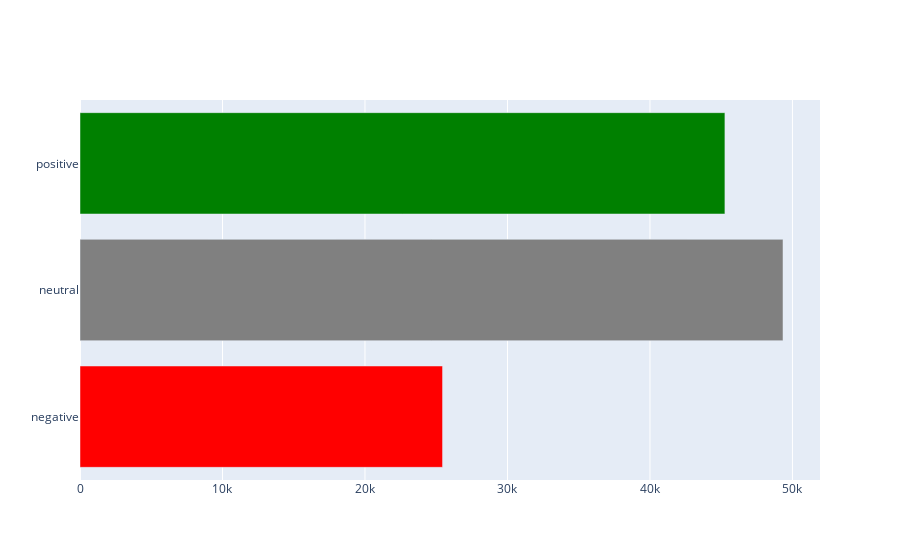

Here is the notebook cell this chart was saved with:
### Markdown cell above
# Visualizations

### Code cell
new = df_dem1.groupby('Scores').count()
x = list(new['compound'])
y = list(new.index)
tuple_list = list(zip(x,y))

df = pd.DataFrame(tuple_list, columns=['x','y'])
df['color'] = 'red'
df['color'][1] = 'grey'
df['color'][2] = 'green'

import plotly.graph_objects as go
fig = go.Figure(go.Bar(x=df['x'],y=df['y'],orientation ='h',marker={'color': df['color']}))
fig.show()

### Figure 1 — Plotly figure (JSON) as saved in the notebook; plotly's stock layout.template omitted (floating-point values rounded to 4 significant figures)
{"data": [{"marker": {"color": ["red", "grey", "green"]}, "orientation": "h", "type": "bar", "x": [25444, 49337, 45261], "y": ["negative", "neutral", "positive"]}], "layout": {}}
